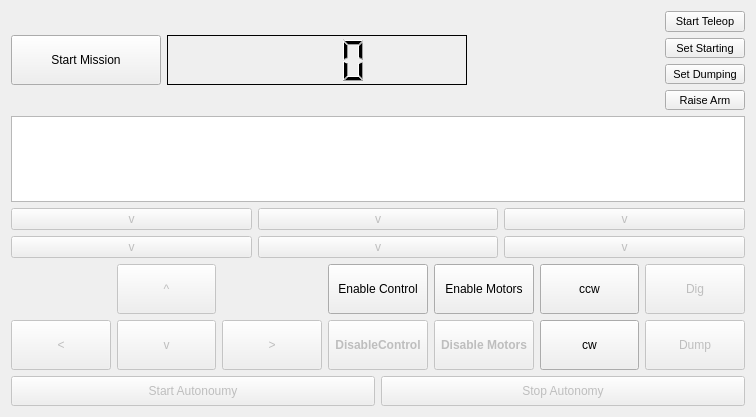
<?xml version="1.0" encoding="UTF-8"?>
<ui version="4.0">
 <class>MissionControlWidget</class>
 <widget class="QWidget" name="MissionControlWidget">
  <property name="enabled">
   <bool>true</bool>
  </property>
  <property name="geometry">
   <rect>
    <x>0</x>
    <y>0</y>
    <width>756</width>
    <height>417</height>
   </rect>
  </property>
  <property name="windowTitle">
   <string>tfr_mission_control</string>
  </property>
  <property name="autoFillBackground">
   <bool>false</bool>
  </property>
  <layout class="QVBoxLayout" name="verticalLayout">
   <item>
    <layout class="QHBoxLayout" name="admin_bar">
     <item>
      <widget class="QPushButton" name="start_button">
       <property name="sizePolicy">
        <sizepolicy hsizetype="Maximum" vsizetype="Fixed">
         <horstretch>0</horstretch>
         <verstretch>0</verstretch>
        </sizepolicy>
       </property>
       <property name="minimumSize">
        <size>
         <width>150</width>
         <height>50</height>
        </size>
       </property>
       <property name="text">
        <string>Start Mission</string>
       </property>
      </widget>
     </item>
     <item>
      <widget class="QLCDNumber" name="time_display">
       <property name="sizePolicy">
        <sizepolicy hsizetype="Maximum" vsizetype="Maximum">
         <horstretch>0</horstretch>
         <verstretch>0</verstretch>
        </sizepolicy>
       </property>
       <property name="minimumSize">
        <size>
         <width>300</width>
         <height>50</height>
        </size>
       </property>
       <property name="font">
        <font>
         <pointsize>46</pointsize>
         <weight>50</weight>
         <bold>false</bold>
        </font>
       </property>
       <property name="frameShadow">
        <enum>QFrame::Plain</enum>
       </property>
       <property name="smallDecimalPoint">
        <bool>false</bool>
       </property>
       <property name="digitCount">
        <number>4</number>
       </property>
       <property name="segmentStyle">
        <enum>QLCDNumber::Filled</enum>
       </property>
       <property name="value" stdset="0">
        <double>0.000000000000000</double>
       </property>
      </widget>
     </item>
     <item>
      <spacer name="horizontalSpacer">
       <property name="orientation">
        <enum>Qt::Horizontal</enum>
       </property>
       <property name="sizeHint" stdset="0">
        <size>
         <width>40</width>
         <height>20</height>
        </size>
       </property>
      </spacer>
     </item>
     <item>
      <layout class="QVBoxLayout" name="manual_bar">
       <item>
        <widget class="QPushButton" name="clock_button">
         <property name="enabled">
          <bool>true</bool>
         </property>
         <property name="sizePolicy">
          <sizepolicy hsizetype="Maximum" vsizetype="Fixed">
           <horstretch>0</horstretch>
           <verstretch>0</verstretch>
          </sizepolicy>
         </property>
         <property name="minimumSize">
          <size>
           <width>20</width>
           <height>0</height>
          </size>
         </property>
         <property name="font">
          <font>
           <pointsize>8</pointsize>
          </font>
         </property>
         <property name="text">
          <string>Start Teleop</string>
         </property>
        </widget>
       </item>
       <item>
        <widget class="QPushButton" name="reset_starting_button">
         <property name="enabled">
          <bool>true</bool>
         </property>
         <property name="sizePolicy">
          <sizepolicy hsizetype="Minimum" vsizetype="Maximum">
           <horstretch>0</horstretch>
           <verstretch>0</verstretch>
          </sizepolicy>
         </property>
         <property name="minimumSize">
          <size>
           <width>50</width>
           <height>20</height>
          </size>
         </property>
         <property name="font">
          <font>
           <pointsize>8</pointsize>
          </font>
         </property>
         <property name="text">
          <string>Set Starting</string>
         </property>
        </widget>
       </item>
       <item>
        <widget class="QPushButton" name="reset_dumping_button">
         <property name="enabled">
          <bool>true</bool>
         </property>
         <property name="minimumSize">
          <size>
           <width>0</width>
           <height>20</height>
          </size>
         </property>
         <property name="font">
          <font>
           <pointsize>8</pointsize>
          </font>
         </property>
         <property name="text">
          <string>Set Dumping</string>
         </property>
        </widget>
       </item>
       <item>
        <widget class="QPushButton" name="raise_arm_button">
         <property name="enabled">
          <bool>true</bool>
         </property>
         <property name="minimumSize">
          <size>
           <width>0</width>
           <height>20</height>
          </size>
         </property>
         <property name="font">
          <font>
           <pointsize>8</pointsize>
          </font>
         </property>
         <property name="text">
          <string>Raise Arm</string>
         </property>
        </widget>
       </item>
      </layout>
     </item>
    </layout>
   </item>
   <item>
    <widget class="QPlainTextEdit" name="status_log">
     <property name="readOnly">
      <bool>true</bool>
     </property>
     <property name="plainText">
      <string/>
     </property>
    </widget>
   </item>
   <item>
    <layout class="QGridLayout" name="arm_linear_control">
     <item row="0" column="0">
      <widget class="QPushButton" name="lower_arm_extend_button">
       <property name="enabled">
        <bool>false</bool>
       </property>
       <property name="sizePolicy">
        <sizepolicy hsizetype="Minimum" vsizetype="Minimum">
         <horstretch>0</horstretch>
         <verstretch>0</verstretch>
        </sizepolicy>
       </property>
       <property name="text">
        <string>v</string>
       </property>
      </widget>
     </item>
     <item row="1" column="0">
      <widget class="QPushButton" name="lower_arm_retract_button">
       <property name="enabled">
        <bool>false</bool>
       </property>
       <property name="sizePolicy">
        <sizepolicy hsizetype="Minimum" vsizetype="Minimum">
         <horstretch>0</horstretch>
         <verstretch>0</verstretch>
        </sizepolicy>
       </property>
       <property name="text">
        <string>v</string>
       </property>
      </widget>
     </item>
     <item row="0" column="1">
      <widget class="QPushButton" name="upper_arm_extend_button">
       <property name="enabled">
        <bool>false</bool>
       </property>
       <property name="sizePolicy">
        <sizepolicy hsizetype="Minimum" vsizetype="Minimum">
         <horstretch>0</horstretch>
         <verstretch>0</verstretch>
        </sizepolicy>
       </property>
       <property name="text">
        <string>v</string>
       </property>
      </widget>
     </item>
     <item row="1" column="1">
      <widget class="QPushButton" name="upper_arm_retract_button">
       <property name="enabled">
        <bool>false</bool>
       </property>
       <property name="sizePolicy">
        <sizepolicy hsizetype="Minimum" vsizetype="Minimum">
         <horstretch>0</horstretch>
         <verstretch>0</verstretch>
        </sizepolicy>
       </property>
       <property name="text">
        <string>v</string>
       </property>
      </widget>
     </item>
     <item row="0" column="2">
      <widget class="QPushButton" name="scoop_extend_button">
       <property name="enabled">
        <bool>false</bool>
       </property>
       <property name="sizePolicy">
        <sizepolicy hsizetype="Minimum" vsizetype="Minimum">
         <horstretch>0</horstretch>
         <verstretch>0</verstretch>
        </sizepolicy>
       </property>
       <property name="text">
        <string>v</string>
       </property>
      </widget>
     </item>
     <item row="1" column="2">
      <widget class="QPushButton" name="scoop_retract_button">
       <property name="enabled">
        <bool>false</bool>
       </property>
       <property name="sizePolicy">
        <sizepolicy hsizetype="Minimum" vsizetype="Minimum">
         <horstretch>0</horstretch>
         <verstretch>0</verstretch>
        </sizepolicy>
       </property>
       <property name="text">
        <string>v</string>
       </property>
      </widget>
     </item>
    </layout>
   </item>
   <item>
    <layout class="QGridLayout" name="directional_control">
     <item row="1" column="2">
      <widget class="QPushButton" name="backward_button">
       <property name="enabled">
        <bool>false</bool>
       </property>
       <property name="sizePolicy">
        <sizepolicy hsizetype="Minimum" vsizetype="Minimum">
         <horstretch>0</horstretch>
         <verstretch>0</verstretch>
        </sizepolicy>
       </property>
       <property name="text">
        <string>v</string>
       </property>
      </widget>
     </item>
     <item row="0" column="2">
      <widget class="QPushButton" name="forward_button">
       <property name="enabled">
        <bool>false</bool>
       </property>
       <property name="sizePolicy">
        <sizepolicy hsizetype="Minimum" vsizetype="Minimum">
         <horstretch>0</horstretch>
         <verstretch>0</verstretch>
        </sizepolicy>
       </property>
       <property name="minimumSize">
        <size>
         <width>50</width>
         <height>50</height>
        </size>
       </property>
       <property name="text">
        <string>^</string>
       </property>
      </widget>
     </item>
     <item row="1" column="6">
      <widget class="QPushButton" name="cw_button">
       <property name="enabled">
        <bool>true</bool>
       </property>
       <property name="minimumSize">
        <size>
         <width>0</width>
         <height>50</height>
        </size>
       </property>
       <property name="text">
        <string>cw</string>
       </property>
       <property name="autoRepeat">
        <bool>true</bool>
       </property>
       <property name="autoRepeatDelay">
        <number>50</number>
       </property>
       <property name="autoRepeatInterval">
        <number>50</number>
       </property>
      </widget>
     </item>
     <item row="1" column="7">
      <widget class="QPushButton" name="dump_button">
       <property name="enabled">
        <bool>false</bool>
       </property>
       <property name="sizePolicy">
        <sizepolicy hsizetype="Minimum" vsizetype="Minimum">
         <horstretch>0</horstretch>
         <verstretch>0</verstretch>
        </sizepolicy>
       </property>
       <property name="text">
        <string>Dump</string>
       </property>
      </widget>
     </item>
     <item row="0" column="6">
      <widget class="QPushButton" name="ccw_button">
       <property name="enabled">
        <bool>true</bool>
       </property>
       <property name="minimumSize">
        <size>
         <width>0</width>
         <height>50</height>
        </size>
       </property>
       <property name="text">
        <string>ccw</string>
       </property>
       <property name="autoRepeat">
        <bool>true</bool>
       </property>
       <property name="autoRepeatDelay">
        <number>50</number>
       </property>
       <property name="autoRepeatInterval">
        <number>50</number>
       </property>
      </widget>
     </item>
     <item row="1" column="4">
      <widget class="QPushButton" name="control_disable_button">
       <property name="enabled">
        <bool>false</bool>
       </property>
       <property name="sizePolicy">
        <sizepolicy hsizetype="Minimum" vsizetype="Minimum">
         <horstretch>0</horstretch>
         <verstretch>0</verstretch>
        </sizepolicy>
       </property>
       <property name="minimumSize">
        <size>
         <width>0</width>
         <height>50</height>
        </size>
       </property>
       <property name="font">
        <font>
         <weight>75</weight>
         <bold>true</bold>
        </font>
       </property>
       <property name="text">
        <string>DisableControl</string>
       </property>
      </widget>
     </item>
     <item row="1" column="3">
      <widget class="QPushButton" name="right_button">
       <property name="enabled">
        <bool>false</bool>
       </property>
       <property name="sizePolicy">
        <sizepolicy hsizetype="Minimum" vsizetype="Minimum">
         <horstretch>0</horstretch>
         <verstretch>0</verstretch>
        </sizepolicy>
       </property>
       <property name="minimumSize">
        <size>
         <width>50</width>
         <height>50</height>
        </size>
       </property>
       <property name="text">
        <string>&gt;</string>
       </property>
      </widget>
     </item>
     <item row="1" column="1">
      <widget class="QPushButton" name="left_button">
       <property name="enabled">
        <bool>false</bool>
       </property>
       <property name="sizePolicy">
        <sizepolicy hsizetype="Minimum" vsizetype="Minimum">
         <horstretch>0</horstretch>
         <verstretch>0</verstretch>
        </sizepolicy>
       </property>
       <property name="text">
        <string>&lt;</string>
       </property>
      </widget>
     </item>
     <item row="0" column="7">
      <widget class="QPushButton" name="dig_button">
       <property name="enabled">
        <bool>false</bool>
       </property>
       <property name="minimumSize">
        <size>
         <width>0</width>
         <height>50</height>
        </size>
       </property>
       <property name="text">
        <string>Dig</string>
       </property>
      </widget>
     </item>
     <item row="0" column="4">
      <widget class="QPushButton" name="control_enable_button">
       <property name="sizePolicy">
        <sizepolicy hsizetype="Minimum" vsizetype="Minimum">
         <horstretch>0</horstretch>
         <verstretch>0</verstretch>
        </sizepolicy>
       </property>
       <property name="font">
        <font>
         <weight>50</weight>
         <bold>false</bold>
        </font>
       </property>
       <property name="text">
        <string>Enable Control</string>
       </property>
      </widget>
     </item>
     <item row="0" column="5">
      <widget class="QPushButton" name="motor_enable_button">
       <property name="sizePolicy">
        <sizepolicy hsizetype="Minimum" vsizetype="Minimum">
         <horstretch>0</horstretch>
         <verstretch>0</verstretch>
        </sizepolicy>
       </property>
       <property name="text">
        <string>Enable Motors</string>
       </property>
      </widget>
     </item>
     <item row="1" column="5">
      <widget class="QPushButton" name="motor_disable_button">
       <property name="enabled">
        <bool>false</bool>
       </property>
       <property name="sizePolicy">
        <sizepolicy hsizetype="Minimum" vsizetype="Minimum">
         <horstretch>0</horstretch>
         <verstretch>0</verstretch>
        </sizepolicy>
       </property>
       <property name="font">
        <font>
         <weight>75</weight>
         <bold>true</bold>
        </font>
       </property>
       <property name="text">
        <string>Disable Motors</string>
       </property>
      </widget>
     </item>
    </layout>
   </item>
   <item>
    <layout class="QHBoxLayout" name="mission_bar">
     <item>
      <widget class="QPushButton" name="autonomy_button">
       <property name="enabled">
        <bool>false</bool>
       </property>
       <property name="minimumSize">
        <size>
         <width>0</width>
         <height>30</height>
        </size>
       </property>
       <property name="text">
        <string>Start Autonoumy</string>
       </property>
      </widget>
     </item>
     <item>
      <widget class="QPushButton" name="teleop_button">
       <property name="enabled">
        <bool>false</bool>
       </property>
       <property name="minimumSize">
        <size>
         <width>0</width>
         <height>30</height>
        </size>
       </property>
       <property name="text">
        <string>Stop Autonomy</string>
       </property>
      </widget>
     </item>
    </layout>
   </item>
  </layout>
 </widget>
 <resources/>
 <connections/>
</ui>
